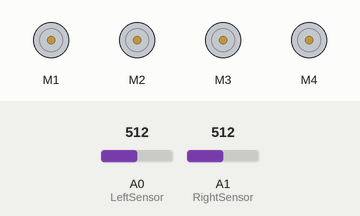
The sketch below on a simulated Arduino Uno, built with avr-gcc and run on an emulated ATmega328P. Shown: 4 × DC motor (green arrow = forward, orange = backward, longer = faster). The inputs (shaded band) are chosen by the test bench; at power-on: A0 (LeftSensor) = 512, A1 (RightSensor) = 512.

Above: at 1.2 s.
1.3 s: A0 (LeftSensor) set to 482
At 2.3 s:
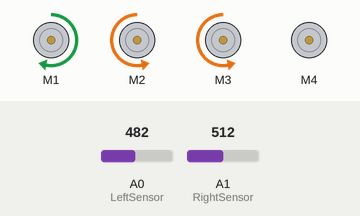
Timing chart, 0 to 4.3 s (numbered marks = the images above; inputs shaded):
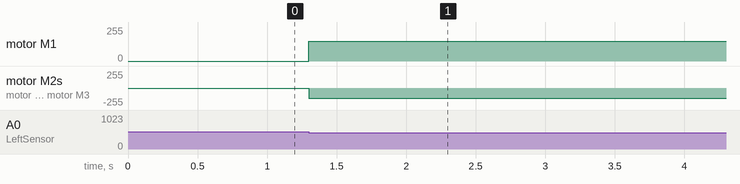

The sketch:

line_follower_with_L293D.ino
```cpp
// Line follower robot with L293D code

//Library for DC motor
#include <AFMotor.h>

//defining the motors
AF_DCMotor motor1(1);
AF_DCMotor motor2(2);
AF_DCMotor motor3(3);
AF_DCMotor motor4(4);

//sensor Pins
int LeftSensor = A0;
int left_sensor_value;
int RightSensor = A1;
int right_sensor_value;

//threshold level, selected on the basis of the IR readings
// through the serial monitor

int threshold = 500;

void setup() {
  // put your setup code here, to run once:
  motor1.setSpeed(150);
  motor2.setSpeed(150);
  motor3.setSpeed(150);
  motor4.setSpeed(150);

  //set the speed 0-255
}

void loop() {
  // put your main code here, to run repeatedly:
   left_sensor_value = analogRead(LeftSensor);
   right_sensor_value = analogRead(RightSensor);

  //Will need to change according to actual configuration of motors with L293D
   if (left_sensor_value > threshold && right_sensor_value < threshold)
   {
      motor1.run(FORWARD);
      motor2.run(BACKWARD);
      motor3.run(BACKWARD);
      motor1.run(FORWARD);
   }
    if (left_sensor_value < threshold && right_sensor_value < threshold)
   {
      motor1.run(FORWARD);
      motor2.run(BACKWARD);
      motor3.run(BACKWARD);
      motor1.run(FORWARD);
   }
    if (left_sensor_value < threshold && right_sensor_value > threshold)
   {
      motor1.run(FORWARD);
      motor2.run(BACKWARD);
      motor3.run(BACKWARD);
      motor1.run(FORWARD);
   }


}
```

Measured:
- the behaviour switches between 500 and 499 on A0 (LeftSensor) (found by bisection; images 0 and 1)
- after the input at 1.3 s, motor M1: stopped → forward 150/255 at once; motor M2, motor M3: stopped → backward 150/255 at once
